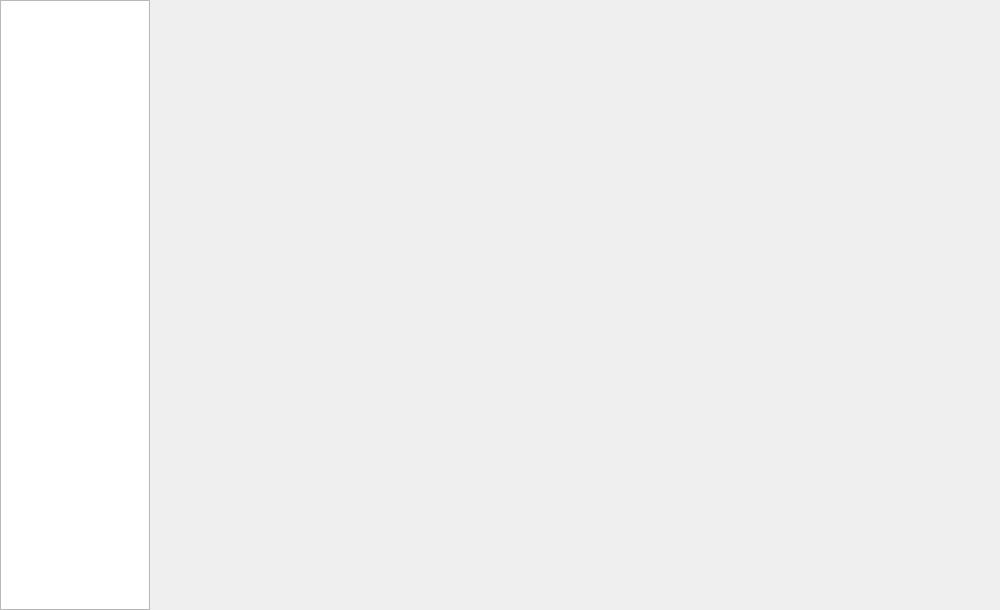
<?xml version="1.0" encoding="UTF-8"?>
<ui version="4.0">
 <class>TBPlayGame</class>
 <widget class="QWidget" name="TBPlayGame">
  <property name="geometry">
   <rect>
    <x>0</x>
    <y>0</y>
    <width>1000</width>
    <height>610</height>
   </rect>
  </property>
  <property name="windowTitle">
   <string>Form</string>
  </property>
  <widget class="HListWidget" name="listWidget">
   <property name="geometry">
    <rect>
     <x>0</x>
     <y>0</y>
     <width>150</width>
     <height>610</height>
    </rect>
   </property>
  </widget>
  <widget class="TBTodayNews" name="mainWidget" native="true">
   <property name="geometry">
    <rect>
     <x>150</x>
     <y>0</y>
     <width>850</width>
     <height>610</height>
    </rect>
   </property>
  </widget>
 </widget>
 <customwidgets>
  <customwidget>
   <class>TBTodayNews</class>
   <extends>QWidget</extends>
   <header location="global">tbtodaynews.h</header>
   <container>1</container>
  </customwidget>
  <customwidget>
   <class>HListWidget</class>
   <extends>QListWidget</extends>
   <header>hlistwidget.h</header>
  </customwidget>
 </customwidgets>
 <resources/>
 <connections/>
</ui>
